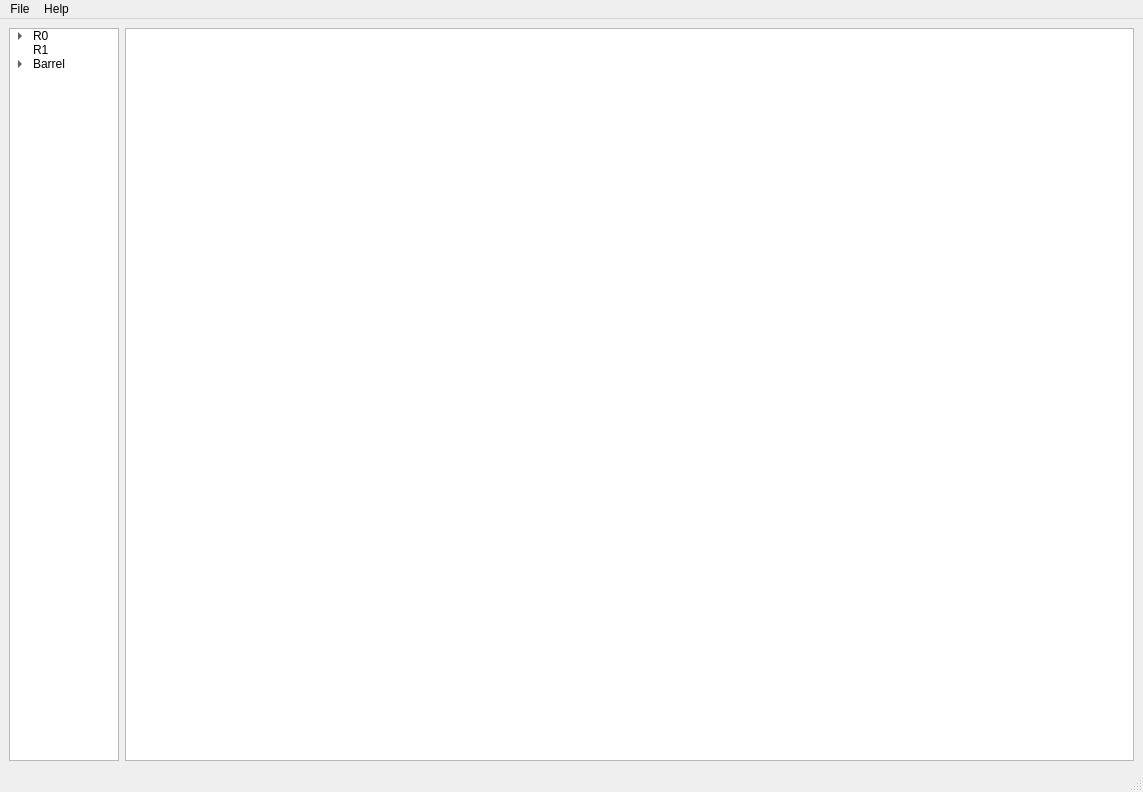
<?xml version="1.0" encoding="UTF-8"?>
<ui version="4.0">
 <class>MainWindow</class>
 <widget class="QMainWindow" name="MainWindow">
  <property name="geometry">
   <rect>
    <x>0</x>
    <y>0</y>
    <width>1143</width>
    <height>792</height>
   </rect>
  </property>
  <property name="windowTitle">
   <string>Issue Tracking GUI</string>
  </property>
  <widget class="QWidget" name="centralwidget">
   <layout class="QGridLayout" name="gridLayout">
    <item row="0" column="0">
     <widget class="QTreeWidget" name="selectionTree">
      <property name="maximumSize">
       <size>
        <width>110</width>
        <height>16777215</height>
       </size>
      </property>
      <property name="focusPolicy">
       <enum>Qt::NoFocus</enum>
      </property>
      <property name="tabKeyNavigation">
       <bool>true</bool>
      </property>
      <attribute name="headerVisible">
       <bool>false</bool>
      </attribute>
      <column>
       <property name="text">
        <string>Component</string>
       </property>
      </column>
      <item>
       <property name="text">
        <string>R0</string>
       </property>
       <item>
        <property name="text">
         <string>H0</string>
        </property>
        <item>
         <property name="text">
          <string>ASIC1</string>
         </property>
        </item>
        <item>
         <property name="text">
          <string>ASIC2</string>
         </property>
        </item>
        <item>
         <property name="text">
          <string>HCC</string>
         </property>
        </item>
       </item>
       <item>
        <property name="text">
         <string>H1</string>
        </property>
        <item>
         <property name="text">
          <string>ASIC1</string>
         </property>
        </item>
       </item>
      </item>
      <item>
       <property name="text">
        <string>R1</string>
       </property>
      </item>
      <item>
       <property name="text">
        <string>Barrel</string>
       </property>
       <item>
        <property name="text">
         <string>LH</string>
        </property>
        <item>
         <property name="text">
          <string>ASIC1</string>
         </property>
        </item>
        <item>
         <property name="text">
          <string>ASIC2</string>
         </property>
        </item>
        <item>
         <property name="text">
          <string>HCC</string>
         </property>
        </item>
       </item>
       <item>
        <property name="text">
         <string>RH</string>
        </property>
       </item>
      </item>
     </widget>
    </item>
    <item row="0" column="1">
     <widget class="QGraphicsView" name="selectionView">
      <property name="focusPolicy">
       <enum>Qt::StrongFocus</enum>
      </property>
      <property name="verticalScrollBarPolicy">
       <enum>Qt::ScrollBarAlwaysOff</enum>
      </property>
      <property name="horizontalScrollBarPolicy">
       <enum>Qt::ScrollBarAlwaysOff</enum>
      </property>
     </widget>
    </item>
   </layout>
  </widget>
  <widget class="QMenuBar" name="menubar">
   <property name="geometry">
    <rect>
     <x>0</x>
     <y>0</y>
     <width>1143</width>
     <height>21</height>
    </rect>
   </property>
   <widget class="QMenu" name="menuFile">
    <property name="title">
     <string>File</string>
    </property>
    <addaction name="actionOpen"/>
    <addaction name="separator"/>
    <addaction name="actionExit"/>
   </widget>
   <widget class="QMenu" name="menuHelp">
    <property name="title">
     <string>Help</string>
    </property>
    <addaction name="actionHelp_link_to_wiki"/>
    <addaction name="separator"/>
    <addaction name="actionAbout"/>
   </widget>
   <addaction name="menuFile"/>
   <addaction name="menuHelp"/>
  </widget>
  <widget class="QStatusBar" name="statusbar"/>
  <action name="actionOpen">
   <property name="text">
    <string>Open</string>
   </property>
  </action>
  <action name="actionExit">
   <property name="text">
    <string>Exit</string>
   </property>
  </action>
  <action name="actionHelp_link_to_wiki">
   <property name="text">
    <string>Help (link to wiki)</string>
   </property>
  </action>
  <action name="actionAbout">
   <property name="text">
    <string>About</string>
   </property>
  </action>
 </widget>
 <resources/>
 <connections/>
</ui>
